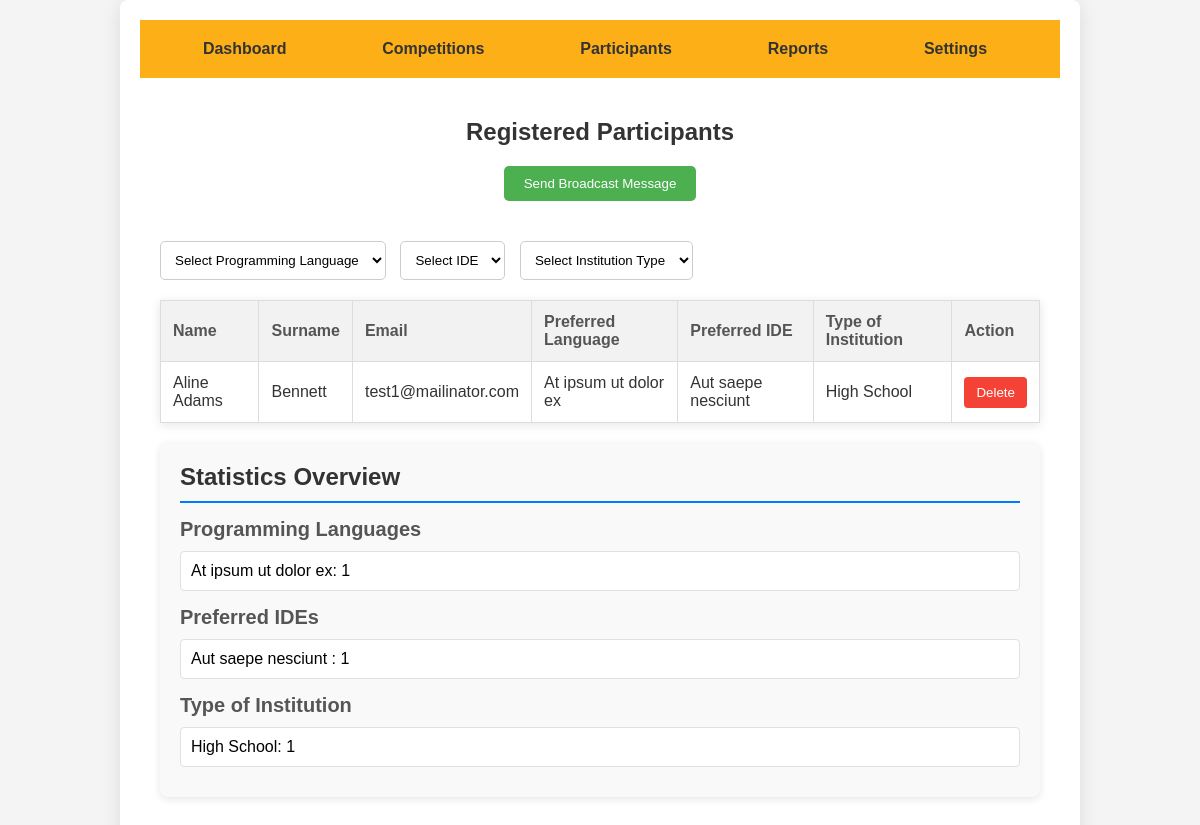
The app's page /participants.php (signed in) with its own data.
### tables this page shows
CREATE TABLE `registered` (
  `id` int(11) NOT NULL,
  `type_of_institution` varchar(255) NOT NULL,
  `affiliation` varchar(255) NOT NULL,
  `past_participation` varchar(255) NOT NULL,
  `preferred_language` varchar(255) NOT NULL,
  `preferred_ide` varchar(255) NOT NULL,
  `name` varchar(255) NOT NULL,
  `surname` varchar(255) NOT NULL,
  `email` varchar(255) NOT NULL,
  `contact_number` varchar(50) NOT NULL,
  `mentor_name` varchar(255) NOT NULL,
  `mentor_email` varchar(255) NOT NULL,
  `mentor_contact` varchar(50) NOT NULL,
  `registration_date` date NOT NULL
);

### participants.php (the view, shortened to what this page needs)
<?php
include("db_connection.php");
$query = "SELECT name, surname, email, preferred_language, preferred_ide, type_of_institution FROM registered";
$result = mysqli_query($conn, $query);
?>
<!DOCTYPE html>
<html lang="en">
<head>
    <link rel="stylesheet" href="admin_styles.css">
</head>
<body>
<div class="admin-container">
    <nav>
        <ul>
            <li><a href="adminhome.php">Dashboard</a></li>
            <li><a href="competitions.php">Competitions</a></li>
            <li><a href="participants.php">Participants</a></li>
            <li><a href="reports.php">Reports</a></li>
            <li><a href="settings.php">Settings</a></li>
        </ul>
    </nav>
    <div class="participants-container">
        <h2 class="page-header">Registered Participants</h2>
        <div style="text-align: center; margin-bottom: 20px;">
            <button class="broadcast-button" onclick="toggleBroadcastForm()">Send Broadcast Message</button>
        </div>
        <div class="filter-container">
            <form method="GET" action="">
                <select name="language" onchange="this.form.submit()">
                    <option value="">Select Programming Language</option>
                </select>
                <select name="ide" onchange="this.form.submit()">
                    <option value="">Select IDE</option>
                </select>
                <select name="institution" onchange="this.form.submit()">
                    <option value="">Select Institution Type</option>
                </select>
            </form>
        </div>
        <table class="participants-table">
            <thead>
                <tr>
                    <th>Name</th>
                    <th>Surname</th>
                    <th>Email</th>
                    <th>Preferred Language</th>
                    <th>Preferred IDE</th>
                    <th>Type of Institution</th>
                    <th>Action</th>
                </tr>
            </thead>
            <tbody>
                <?php while ($row = mysqli_fetch_assoc($result)): ?>
                    <tr>
                        <td><?= htmlspecialchars($row['name']); ?></td>
                        <td><?= htmlspecialchars($row['surname']); ?></td>
                        <td><?= htmlspecialchars($row['email']); ?></td>
                        <td><?= htmlspecialchars($row['preferred_language']); ?></td>
                        <td><?= htmlspecialchars($row['preferred_ide']); ?></td>
                        <td><?= htmlspecialchars($row['type_of_institution']); ?></td>
                        <td>
                            <form method="POST" action="">
                                <button type="submit" name="delete_user">Delete</button>
                            </form>
                        </td>
                    </tr>
                <?php endwhile; ?>
            </tbody>
        </table>
        <div class="statistics">
            <h3>Statistics Overview</h3>
            <h4>Programming Languages</h4>
            <ul>
                <?php
                $languages_query = "SELECT preferred_language, COUNT(*) AS count FROM registered GROUP BY preferred_language";
                $languages_result = mysqli_query($conn, $languages_query);
                while ($language = mysqli_fetch_assoc($languages_result)): ?>
                    <li><?= htmlspecialchars($language['preferred_language']); ?>: <?= $language['count']; ?></li>
                <?php endwhile; ?>
            </ul>
            <h4>Preferred IDEs</h4>
            <ul>
                <?php
                $ides_query = "SELECT preferred_ide, COUNT(*) AS count FROM registered GROUP BY preferred_ide";
                $ides_result = mysqli_query($conn, $ides_query);
                while ($ide = mysqli_fetch_assoc($ides_result)): ?>
                    <li><?= htmlspecialchars($ide['preferred_ide']); ?>: <?= $ide['count']; ?></li>
                <?php endwhile; ?>
            </ul>
            <h4>Type of Institution</h4>
            <ul>
                <?php
                $institutions_query = "SELECT type_of_institution, COUNT(*) AS count FROM registered GROUP BY type_of_institution";
                $institutions_result = mysqli_query($conn, $institutions_query);
                while ($institution = mysqli_fetch_assoc($institutions_result)): ?>
                    <li><?= htmlspecialchars($institution['type_of_institution']); ?>: <?= $institution['count']; ?></li>
                <?php endwhile; ?>
            </ul>
        </div>
    </div>
</div>
</body>
</html>

### admin_styles.css (style rules this page uses)
:root { --nust-yellow: #FCAF17; --nust-blue: #203B88; --nust-red: #EC4248; --light-gray: #f4f6f9; --dark-gray: #333; --white: #ffffff; }
* { margin: 0; padding: 0; box-sizing: border-box; font-family: Arial, sans-serif; }
body { background-color: var(--light-gray); }
.admin-container { display: flex; flex-direction: column; min-height: 100vh; }
nav { background-color: var(--nust-yellow); padding: 20px; }
nav ul { list-style-type: none; display: flex; justify-content: space-around; }
nav ul li a { color: var(--dark-gray); text-decoration: none; font-size: 1em; font-weight: bold; transition: color 0.3s; }

### participants.php (style rules this page uses)
body { font-family: Arial, sans-serif; margin: 0; padding: 0; background-color: #f4f4f4; }
.admin-container { width: 80%; margin: auto; overflow: hidden; background: #fff; padding: 20px; border-radius: 8px; box-shadow: 0 4px 20px rgba(0, 0, 0, 0.1); }
nav { margin-bottom: 20px; }
nav ul { list-style: none; padding: 0; }
nav ul li { display: inline; margin-right: 10px; }
nav ul li a { text-decoration: none; color: #333; font-weight: bold; }
.participants-container { padding: 20px; }
.page-header { text-align: center; margin-bottom: 20px; font-size: 24px; color: #333; }
.broadcast-button { background-color: #4CAF50; color: white; padding: 10px 20px; border: none; border-radius: 5px; cursor: pointer; margin-bottom: 20px; transition: background-color 0.3s ease; }
.participants-table { width: 100%; border-collapse: collapse; margin-bottom: 20px; box-shadow: 0 2px 10px rgba(0, 0, 0, 0.1); }
.participants-table th, .participants-table td { border: 1px solid #ddd; padding: 12px; text-align: left; transition: background-color 0.3s ease; }
.participants-table th { background-color: #f2f2f2; color: #555; font-weight: bold; }
.participants-table td { color: #333; }
.participants-table button { background-color: #f44336; color: white; border: none; padding: 8px 12px; border-radius: 4px; cursor: pointer; transition: background-color 0.3s ease; }
.statistics { margin-top: 20px; }
.statistics h3 { margin-bottom: 10px; color: #333; }
.filter-container { margin-bottom: 20px; }
.filter-container select { padding: 10px; margin-right: 10px; border: 1px solid #ccc; border-radius: 5px; background-color: #fff; transition: border-color 0.3s ease; }
.statistics { background-color: #f9f9f9; border-radius: 8px; box-shadow: 0 2px 8px rgba(0, 0, 0, 0.1); padding: 20px; margin: 20px 0; }
.statistics h3 { font-size: 24px; color: #333; border-bottom: 2px solid #007BFF; padding-bottom: 10px; margin-bottom: 15px; }
.statistics h4 { font-size: 20px; color: #555; margin: 15px 0 10px; }
.statistics ul { list-style: none; padding: 0; }
.statistics li { background-color: #fff; border: 1px solid #e0e0e0; border-radius: 4px; padding: 10px; margin-bottom: 10px; transition: background-color 0.3s, transform 0.3s; }

### records on screen
registered: name "Aline Adams", surname "Bennett", email "test1@mailinator.com", preferred_language "At ipsum ut dolor ex", preferred_ide "Aut saepe nesciunt", type_of_institution "High School"

### other values on screen
$language['preferred_language'] "At ipsum ut dolor ex"
$language['count'] "1"
$ide['preferred_ide'] "Aut saepe nesciunt"
$ide['count'] "1"
$institution['type_of_institution'] "High School"
$institution['count'] "1"
